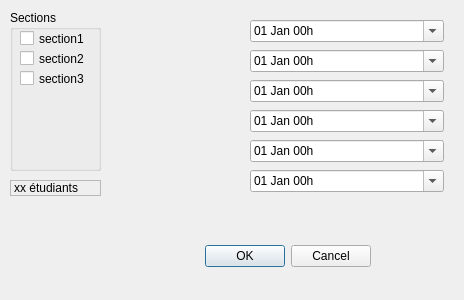
<?xml version="1.0" encoding="UTF-8"?>
<ui version="4.0">
 <class>newSerie</class>
 <widget class="QDialog" name="newSerie">
  <property name="geometry">
   <rect>
    <x>0</x>
    <y>0</y>
    <width>464</width>
    <height>300</height>
   </rect>
  </property>
  <property name="windowTitle">
   <string>Crée une nouvelle série de TP</string>
  </property>
  <widget class="QDialogButtonBox" name="buttonBox">
   <property name="geometry">
    <rect>
     <x>30</x>
     <y>240</y>
     <width>341</width>
     <height>32</height>
    </rect>
   </property>
   <property name="orientation">
    <enum>Qt::Horizontal</enum>
   </property>
   <property name="standardButtons">
    <set>QDialogButtonBox::Cancel|QDialogButtonBox::Ok</set>
   </property>
  </widget>
  <widget class="QGroupBox" name="groupBox">
   <property name="geometry">
    <rect>
     <x>10</x>
     <y>10</y>
     <width>91</width>
     <height>161</height>
    </rect>
   </property>
   <property name="title">
    <string>Sections</string>
   </property>
   <widget class="QCheckBox" name="checkBox">
    <property name="geometry">
     <rect>
      <x>10</x>
      <y>20</y>
      <width>70</width>
      <height>17</height>
     </rect>
    </property>
    <property name="text">
     <string>section1</string>
    </property>
   </widget>
   <widget class="QCheckBox" name="checkBox_2">
    <property name="geometry">
     <rect>
      <x>10</x>
      <y>40</y>
      <width>70</width>
      <height>17</height>
     </rect>
    </property>
    <property name="text">
     <string>section2</string>
    </property>
   </widget>
   <widget class="QCheckBox" name="checkBox_3">
    <property name="geometry">
     <rect>
      <x>10</x>
      <y>60</y>
      <width>70</width>
      <height>17</height>
     </rect>
    </property>
    <property name="text">
     <string>section3</string>
    </property>
   </widget>
  </widget>
  <widget class="QLabel" name="label">
   <property name="geometry">
    <rect>
     <x>10</x>
     <y>180</y>
     <width>91</width>
     <height>16</height>
    </rect>
   </property>
   <property name="frameShape">
    <enum>QFrame::StyledPanel</enum>
   </property>
   <property name="text">
    <string>xx étudiants</string>
   </property>
  </widget>
  <widget class="QDateTimeEdit" name="dateTimeEdit">
   <property name="geometry">
    <rect>
     <x>250</x>
     <y>20</y>
     <width>194</width>
     <height>22</height>
    </rect>
   </property>
   <property name="displayFormat">
    <string>dd MMM HH'h'</string>
   </property>
   <property name="calendarPopup">
    <bool>true</bool>
   </property>
  </widget>
  <widget class="QDateTimeEdit" name="dateTimeEdit_2">
   <property name="geometry">
    <rect>
     <x>250</x>
     <y>50</y>
     <width>194</width>
     <height>22</height>
    </rect>
   </property>
   <property name="displayFormat">
    <string>dd MMM HH'h'</string>
   </property>
   <property name="calendarPopup">
    <bool>true</bool>
   </property>
  </widget>
  <widget class="QDateTimeEdit" name="dateTimeEdit_3">
   <property name="geometry">
    <rect>
     <x>250</x>
     <y>80</y>
     <width>194</width>
     <height>22</height>
    </rect>
   </property>
   <property name="displayFormat">
    <string>dd MMM HH'h'</string>
   </property>
   <property name="calendarPopup">
    <bool>true</bool>
   </property>
  </widget>
  <widget class="QDateTimeEdit" name="dateTimeEdit_4">
   <property name="geometry">
    <rect>
     <x>250</x>
     <y>110</y>
     <width>194</width>
     <height>22</height>
    </rect>
   </property>
   <property name="displayFormat">
    <string>dd MMM HH'h'</string>
   </property>
   <property name="calendarPopup">
    <bool>true</bool>
   </property>
  </widget>
  <widget class="QDateTimeEdit" name="dateTimeEdit_5">
   <property name="geometry">
    <rect>
     <x>250</x>
     <y>170</y>
     <width>194</width>
     <height>22</height>
    </rect>
   </property>
   <property name="displayFormat">
    <string>dd MMM HH'h'</string>
   </property>
   <property name="calendarPopup">
    <bool>true</bool>
   </property>
  </widget>
  <widget class="QDateTimeEdit" name="dateTimeEdit_6">
   <property name="geometry">
    <rect>
     <x>250</x>
     <y>140</y>
     <width>194</width>
     <height>22</height>
    </rect>
   </property>
   <property name="displayFormat">
    <string>dd MMM HH'h'</string>
   </property>
   <property name="calendarPopup">
    <bool>true</bool>
   </property>
  </widget>
 </widget>
 <resources/>
 <connections>
  <connection>
   <sender>buttonBox</sender>
   <signal>accepted()</signal>
   <receiver>newSerie</receiver>
   <slot>accept()</slot>
   <hints>
    <hint type="sourcelabel">
     <x>248</x>
     <y>254</y>
    </hint>
    <hint type="destinationlabel">
     <x>157</x>
     <y>274</y>
    </hint>
   </hints>
  </connection>
  <connection>
   <sender>buttonBox</sender>
   <signal>rejected()</signal>
   <receiver>newSerie</receiver>
   <slot>reject()</slot>
   <hints>
    <hint type="sourcelabel">
     <x>316</x>
     <y>260</y>
    </hint>
    <hint type="destinationlabel">
     <x>286</x>
     <y>274</y>
    </hint>
   </hints>
  </connection>
 </connections>
</ui>
